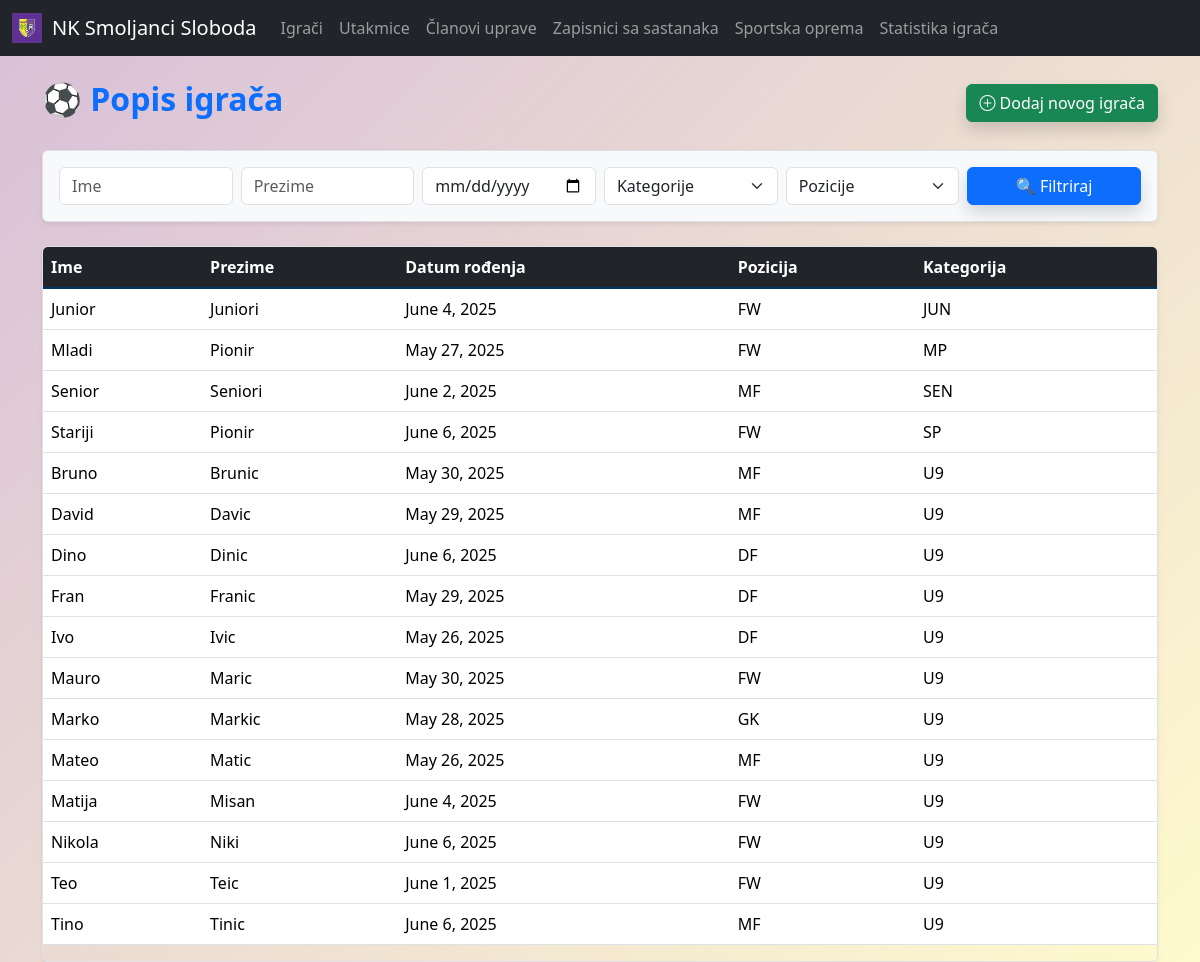
Before: /players/ with the older database file.
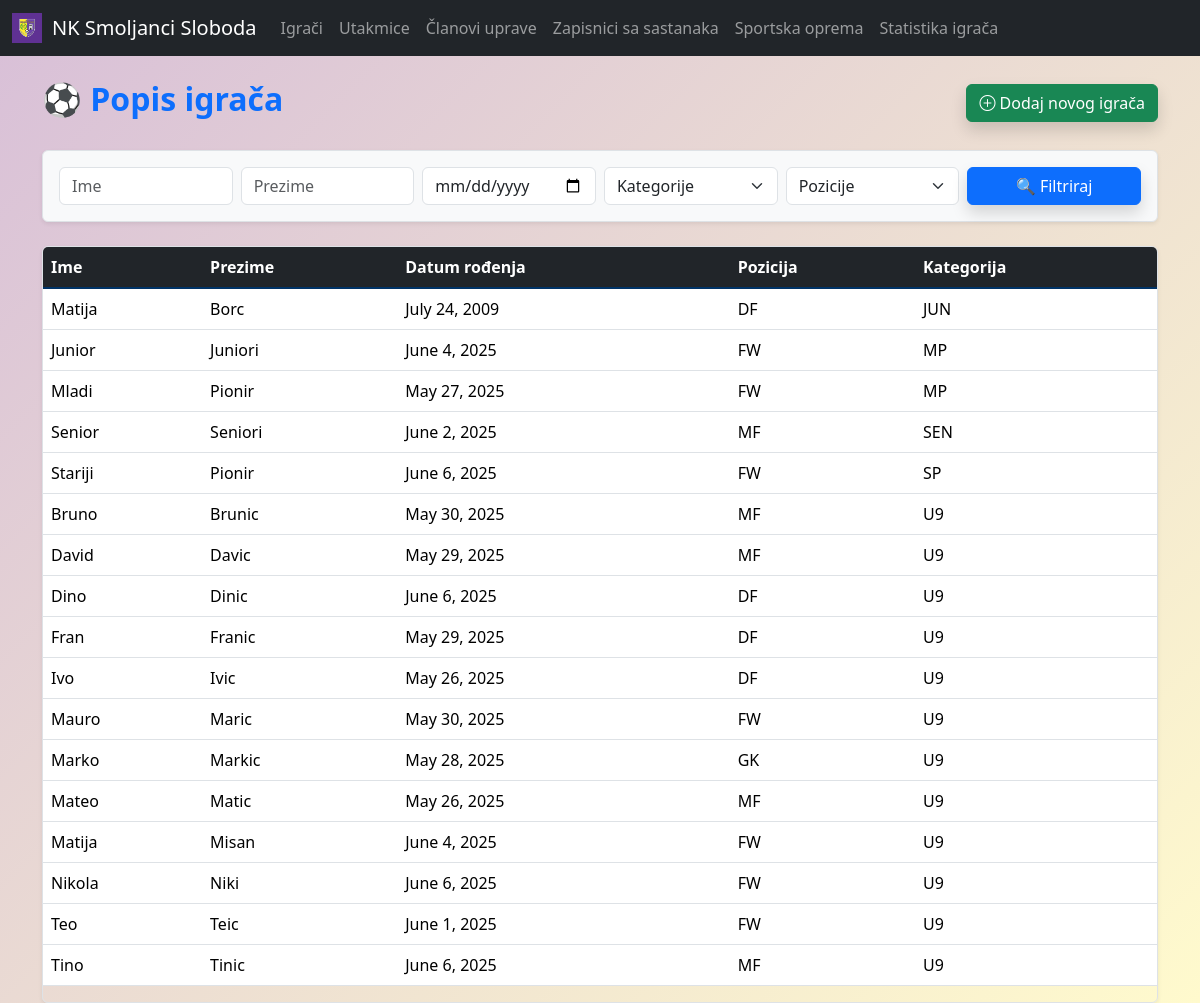
After: the same page with the newer database file.
### main/models.py (models this page shows, shortened)
class Player(models.Model):
    first_name = models.CharField(max_length=50)
    last_name = models.CharField(max_length=50)
    date_of_birth = models.DateField()
    position = models.CharField(max_length=2, choices=POSITIONS)
    category = models.CharField(max_length=3, choices=CATEGORIES, null=True, blank=True)
    goals = models.PositiveIntegerField(default=0)
    assists = models.PositiveIntegerField(default=0)
    yellow_cards = models.PositiveIntegerField(default=0)
    red_cards = models.PositiveIntegerField(default=0)
    appearances = models.PositiveIntegerField(default=0)

### main/views.py (the view)
# urls.py: path("players/", views.player_list, name="player_list"),
def player_list(request):
    players = Player.objects.all().order_by('category', 'last_name')
    category = request.GET.get('category')
    first_name = request.GET.get('first_name')
    last_name = request.GET.get('last_name')
    dob = request.GET.get('date_of_birth')
    position = request.GET.get('position')
    if category:
        players = players.filter(category=category)
    if first_name:
        players = players.filter(first_name__icontains=first_name)
    if last_name:
        players = players.filter(last_name__icontains=last_name)
    if dob:
        players = players.filter(date_of_birth=dob)
    if position:
        players = players.filter(position=position)
    return render(request, 'main/players/player_list.html', {
        'players': players,
        'filter_values': {
            'category': category,
            'first_name': first_name,
            'last_name': last_name,
            'date_of_birth': dob,
            'position': position,
        },
        'categories': CATEGORIES,
        'positions': POSITIONS
    })

### templates/main/players/player_list.html (shortened to what this page needs)
{% extends 'main/base.html' %}
{% block content %}
<div class="container my-4">
  <div class="d-flex justify-content-between align-items-center mb-4">
    <h2 class="fw-bold text-primary">⚽ Popis igrača</h2>
    <a class="btn btn-success shadow" href="{% url 'main:player_create' %}">
      <i class="bi bi-plus-circle"></i> Dodaj novog igrača
    </a>
  </div>
  <form method="get" class="p-3 mb-4 rounded shadow-sm border bg-light">
    <div class="row g-2">
      <div class="col-md-2">
        <input type="text" class="form-control" name="first_name" placeholder="Ime"
          value="{{ filter_values.first_name|default_if_none:'' }}">
      </div>
      <div class="col-md-2">
        <input type="text" class="form-control" name="last_name" placeholder="Prezime"
          value="{{ filter_values.last_name|default_if_none:'' }}">
      </div>
      <div class="col-md-2">
        <input type="date" class="form-control" name="date_of_birth" value="{{ filter_values.date_of_birth }}">
      </div>
      <div class="col-md-2">
        <select class="form-select" name="category">
          <option value="">Kategorije</option>
        </select>
      </div>
      <div class="col-md-2">
        <select class="form-select" name="position">
          <option value="">Pozicije</option>
        </select>
      </div>
      <div class="col-md-2">
        <button type="submit" class="btn btn-primary w-100 shadow">🔍 Filtriraj</button>
      </div>
    </div>
  </form>
  <div class="table-responsive shadow-sm rounded border">
    <table class="table table-hover align-middle">
      <thead class="table-dark">
        <tr>
          <th>Ime</th>
          <th>Prezime</th>
          <th>Datum rođenja</th>
          <th>Pozicija</th>
          <th>Kategorija</th>
        </tr>
      </thead>
      <tbody class="table-group-divider">
        {% for player in players %}
        <tr class="table-row-clickable" data-href="{% url 'main:player_detail' player.id %}">
          <td>{{ player.first_name }}</td>
          <td>{{ player.last_name }}</td>
          <td>{{ player.date_of_birth }}</td>
          <td>{{ player.position }}</td>
          <td>{{ player.category }}</td>
        </tr>
        {% empty %}
        <tr>
          <td colspan="5" class="text-center text-muted py-4">
            Nema pronađenih igrača. 😕
          </td>
        </tr>
        {% endfor %}
      </tbody>
    </table>
  </div>
</div>
{% endblock %}

Changed rows visible on the page:
added Player: first_name "Matija", last_name "Borc", date_of_birth "July 24, 2009", position "DF", category "JUN"
changed Player "Junior": category "JUN" → "MP"
